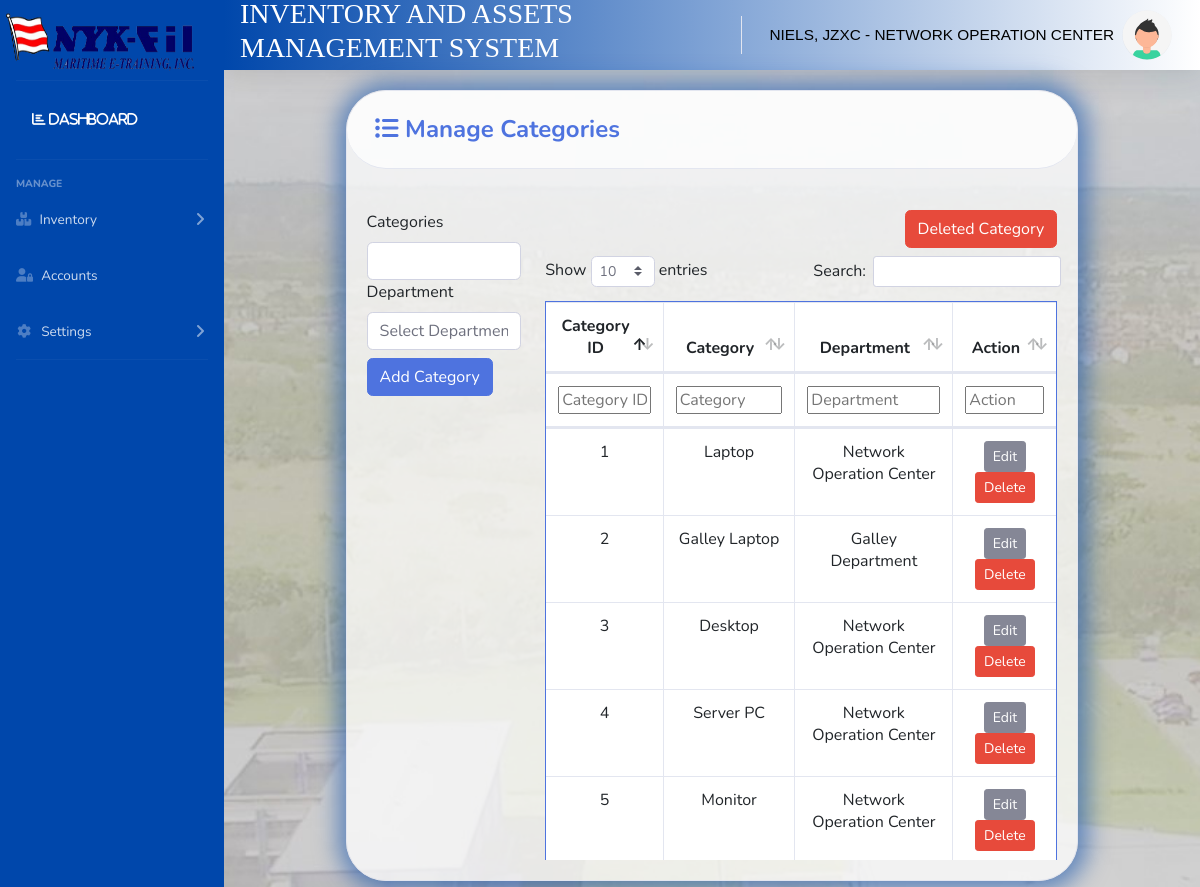
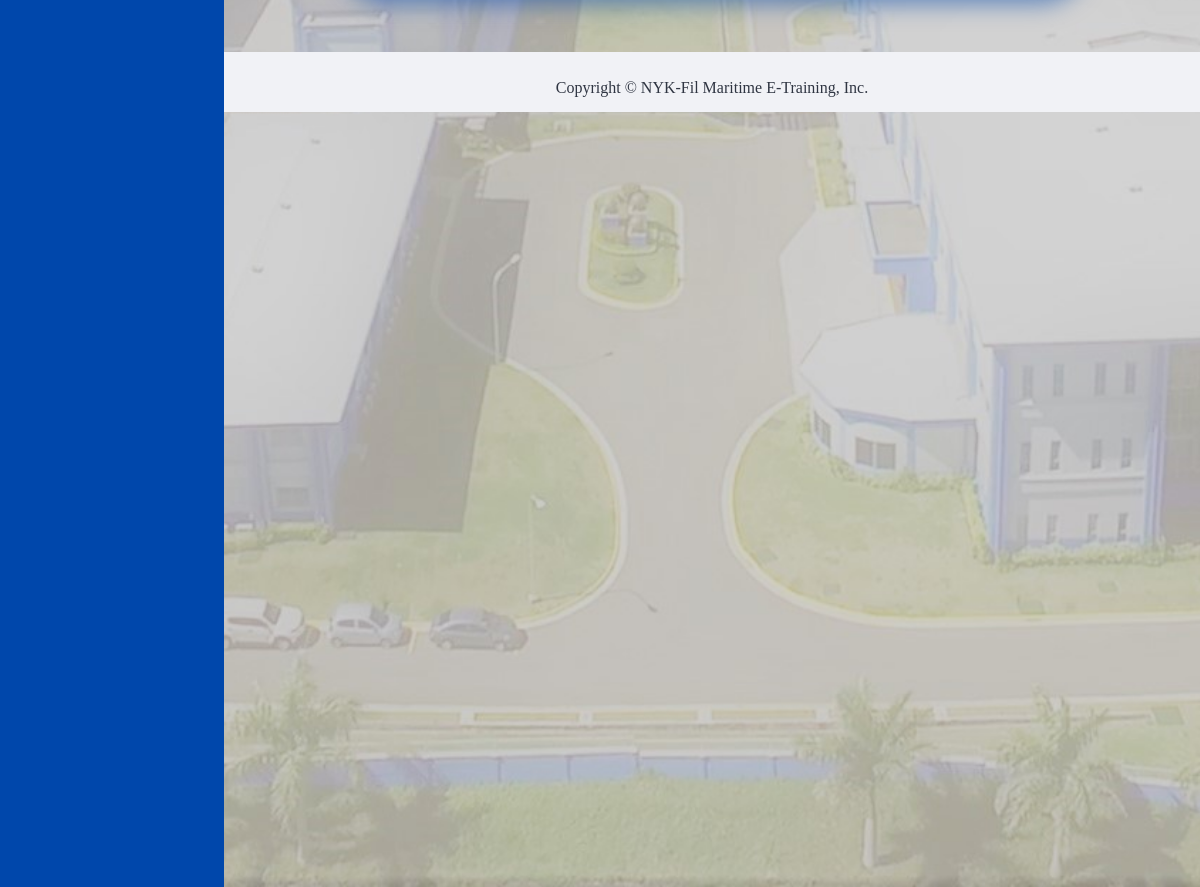
The page /pages/category.php (signed in) on the database its author committed (2 pictures, top to bottom).
### tables this page shows
CREATE TABLE `category_tbl` (
  `categoryid` int(11) NOT NULL,
  `category` varchar(50) NOT NULL,
  `departmentid` int(11) NOT NULL,
  `cat_deleted` int(11) NOT NULL
);

CREATE TABLE `department_tbl` (
  `departmentid` int(11) NOT NULL,
  `department` varchar(255) NOT NULL,
  `dept_deleted` int(11) NOT NULL
);

### pages/categoryclass.php (the view, shortened to what this page needs)
<?php
function populatetblcategory($userlevelid , $userdeptid)
{
  try
  {
    include '../includes/dbcon.php';
    if($userlevelid == 2)
    {
      $statement = $conn->prepare("Select a.categoryid,a.category,a.cat_deleted,b.department from category_tbl as a
                                    inner join department_tbl as b on a.departmentid=b.departmentid where a.departmentid = ".$userdeptid." and a.cat_deleted= 1 ");
    }
    else if($userlevelid == 1 || $userlevelid == 3)
    {
      $statement = $conn->prepare("Select a.categoryid,a.category,a.cat_deleted,b.department from category_tbl as a
                                    inner join department_tbl as b on a.departmentid=b.departmentid where a.cat_deleted= 1 ");
    }
    $statement->execute();
    $result = $statement->get_result();
          while($row = $result->fetch_assoc())
          {
              echo "<tr>";
              echo "<td>".$row["categoryid"]."</td>";
              echo "<td>".$row["category"]."</td>";
              if($userlevelid == 1)
              {
                echo "<td>".$row["department"]."</td>";
              }
              echo "<td>
              <a class='btn btn-secondary btn-sm edit_btn' style='color:white;'>
              Edit
              </a>
              <a class='btn btn-danger btn-sm ' onclick='return checkdelete()' href='categorydelete.php?id=".$row["categoryid"]."' style='color:white;'>
              Delete
              </a>
              </td>";
              echo "</tr>";
          }
  }
  catch (\Exception $e)
  {
  }
}
?>

### pages/head.php (style rules this page uses)
table,th,td { color:black; }

### rows shown on the page
category_tbl: categoryid "1", category "Laptop", departmentid.department "Network Operation Center"
category_tbl: categoryid "2", category "Galley Laptop", departmentid.department "Galley Department"
category_tbl: categoryid "3", category "Desktop", departmentid.department "Network Operation Center"
category_tbl: categoryid "4", category "Server PC", departmentid.department "Network Operation Center"
category_tbl: categoryid "5", category "Monitor", departmentid.department "Network Operation Center"

### other values the page prints
$userfullname "NIELS, JZXC"
$userdepartment "NETWORK OPERATION CENTER"
